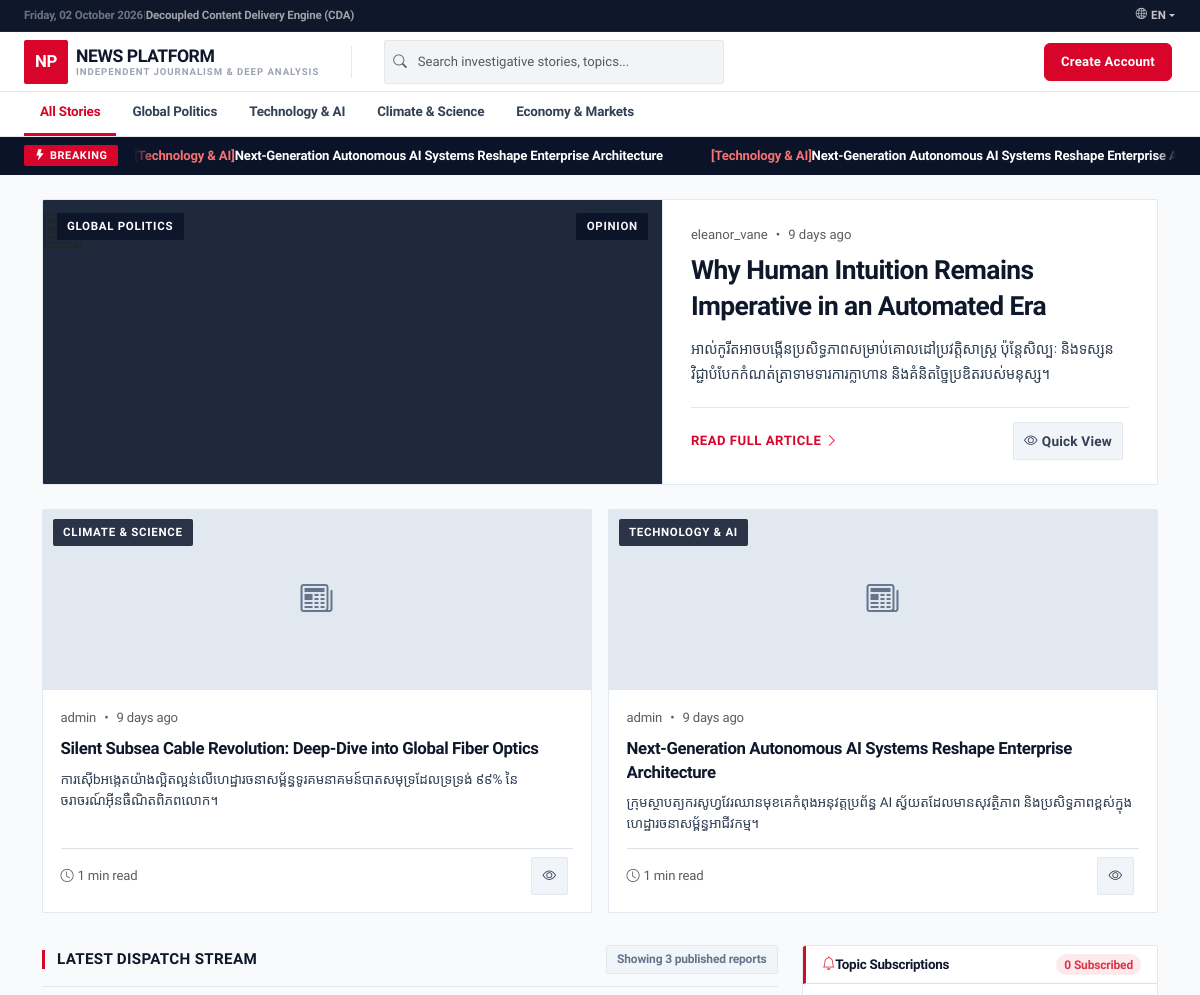
/ (upper part), run on an earlier commit of the app's database.
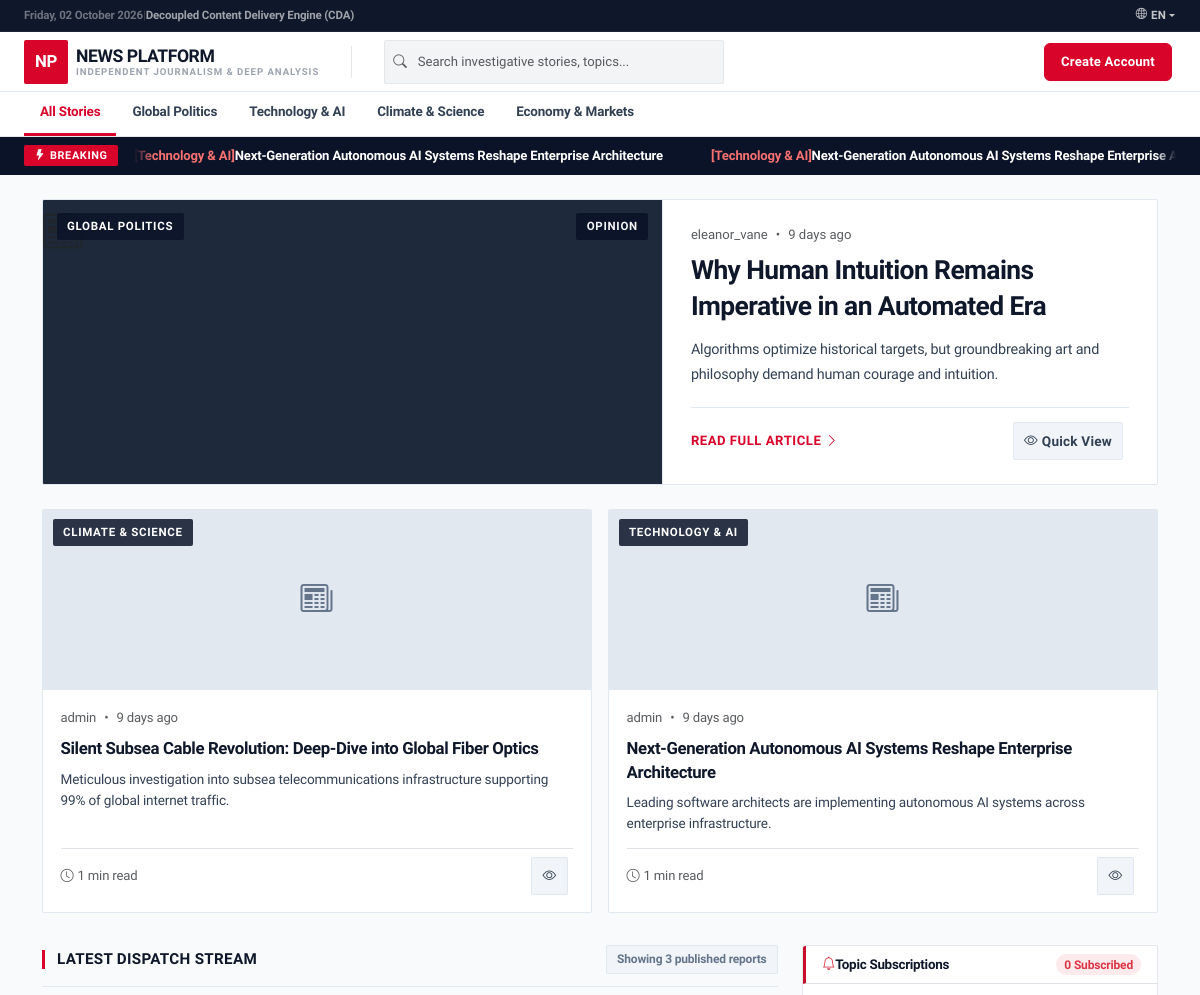
And on a later commit of the database.
### tables this page shows
CREATE TABLE IF NOT EXISTS `articles` (
  `id` INT AUTO_INCREMENT PRIMARY KEY,
  `title` VARCHAR(255) NOT NULL,
  `title_kh` VARCHAR(255) NULL,
  `title_en` VARCHAR(255) NULL,
  `slug` VARCHAR(255) NOT NULL UNIQUE,
  `summary` TEXT NOT NULL,
  `summary_kh` TEXT NULL,
  `summary_en` TEXT NULL,
  `content` LONGTEXT NOT NULL,
  `content_kh` LONGTEXT NULL,
  `content_en` LONGTEXT NULL,
  `featured_image` VARCHAR(500) NULL,
  `video_embed_url` VARCHAR(255) NULL,
  `audio_embed_url` VARCHAR(500) NULL,
  `gallery_images` TEXT NULL,
  `reference_url` VARCHAR(255) NULL,
  `reference_source_name` VARCHAR(150) NULL,
  `category_id` INT NOT NULL,
  `author_id` INT NOT NULL,
  `template_type` ENUM('standard', 'investigative', 'opinion') NOT NULL DEFAULT 'standard',
  `is_breaking` TINYINT(1) NOT NULL DEFAULT 0,
  `status` ENUM('draft', 'published', 'archived') NOT NULL DEFAULT 'draft',
  `views_count` INT NOT NULL DEFAULT 0,
  `published_at` DATETIME NULL,
  `created_at` DATETIME NOT NULL DEFAULT CURRENT_TIMESTAMP,
  FOREIGN KEY (`category_id`) REFERENCES `categories`(`id`) ON DELETE RESTRICT,
  FOREIGN KEY (`author_id`) REFERENCES `users`(`id`) ON DELETE CASCADE,
  INDEX `idx_articles_slug` (`slug`),
  INDEX `idx_articles_status` (`status`),
  INDEX `idx_articles_published_at` (`published_at`),
  INDEX `idx_articles_breaking` (`is_breaking`),
  INDEX `idx_articles_template` (`template_type`)
);

CREATE TABLE IF NOT EXISTS `categories` (
  `id` INT AUTO_INCREMENT PRIMARY KEY,
  `name` VARCHAR(100) NOT NULL,
  `slug` VARCHAR(100) NOT NULL UNIQUE,
  `description` VARCHAR(255) NULL,
  `created_at` DATETIME NOT NULL DEFAULT CURRENT_TIMESTAMP
);

CREATE TABLE IF NOT EXISTS `users` (
  `id` INT AUTO_INCREMENT PRIMARY KEY,
  `username` VARCHAR(50) NOT NULL UNIQUE,
  `email` VARCHAR(100) NOT NULL UNIQUE,
  `password_hash` VARCHAR(255) NOT NULL,
  `role` ENUM('admin', 'editor', 'reporter') NOT NULL DEFAULT 'reporter',
  `avatar_url` VARCHAR(255) NULL,
  `bio` TEXT NULL,
  `is_active` TINYINT(1) NOT NULL DEFAULT 1,
  `created_at` DATETIME NOT NULL DEFAULT CURRENT_TIMESTAMP,
  INDEX `idx_users_role` (`role`),
  INDEX `idx_users_active` (`is_active`)
);

### templates/views/home.php (the view, shortened to what the changed rows need)
<div class="homepage-wrapper">
    <div class="container homepage-body py-3 py-md-4">
        <?php if (empty($articles)) { ?>
            <div class="text-center py-5 bg-white border" style="border-radius:2px; margin-top:1.5rem;">
                <div class="mb-3" style="font-size:3rem; color:#d1d5db;"><i class="bi bi-newspaper"></i></div>
                <h3 class="fw-bold mb-2" style="color:#0f172a;"><?= __('no_articles_found') ?></h3>
                <p class="text-muted mb-4"><?= __('no_articles_desc') ?></p>
                <a href="<?= url('index.php') ?>" class="btn btn-danger px-4" style="border-radius:2px;">
                    <i class="bi bi-arrow-left me-2"></i><?= __('return_home') ?>
                </a>
            </div>
        <?php } else { ?>
            <?php
            $lead = null;
            $secondaryArticles = [];
            $feedArticles = $articles;
            if (empty($searchQuery) && empty($activeCategoryId) && $currentPage === 1 && count($articles) > 0) {
                $lead = $articles[0];
                if (count($articles) >= 3) {
                    $secondaryArticles = array_slice($articles, 1, 2);
                    $feedArticles = array_slice($articles, 3);
                } else {
                    $feedArticles = array_slice($articles, 1);
                }
            }
            if (!empty($lead)) {
                $leadData = htmlspecialchars(json_encode([
                    'id' => $lead['id'],
                    'title' => article_title($lead['title']),
                    'title_kh' => article_title($lead['title'], 'kh'),
                    'title_en' => article_title($lead['title'], 'en'),
                    'summary' => article_summary($lead['summary']),
                    'summary_kh' => article_summary($lead['summary'], 'kh'),
                    'summary_en' => article_summary($lead['summary'], 'en'),
                    'category' => cat_name($lead['category_name']),
                    'category_kh' => cat_name($lead['category_name'], 'kh'),
                    'category_en' => cat_name($lead['category_name'], 'en'),
                    'author' => $lead['author_name'],
                    'date' => \App\Core\TemplateEngine::formatDate($lead['published_at']),
                    'time_ago' => \App\Core\TemplateEngine::timeAgo($lead['published_at']),
                    'reading_time' => $lead['reading_time'] ?? '3 min read',
                    'views' => number_format((int)$lead['views_count']),
                    'image' => image_url($lead['featured_image'] ?? ''),
                    'url' => url('article.php?slug=' . urlencode($lead['slug']))
                ]), ENT_QUOTES, 'UTF-8');
            }
            ?>
            <?php if (!empty($lead)) { ?>
                <div class="lead-article-card mb-4">
                    <div class="lead-article-image position-relative overflow-hidden" style="background:#0f172a;">
                        <?php if (!empty($lead['featured_image'])) { ?>
                            <div class="d-none align-items-center justify-content-center h-100 w-100 fs-1 text-muted"
                                style="background:#1e293b;">
                                <i class="bi bi-newspaper"></i>
                            </div>
                        <?php } ?>
                        <div class="lead-badge-left">
                            <span class="lead-badge-pill bg-dark-pill"><?= e(cat_name($lead['category_name'])) ?></span>
                        </div>
                        <div class="lead-badge-right">
                            <span class="lead-badge-pill tmpl-badge-<?= e($lead['template_type']) ?>">
                                <?= mb_strtoupper(e(tmpl_name($lead['template_type']))) ?>
                            </span>
                        </div>
                    </div>
                    <div class="lead-article-body">
                        <div class="lead-meta-top d-flex align-items-center gap-2 mb-2 text-xs text-muted">
                            <span><?= e($lead['author_name']) ?></span>
                            <span>&bull;</span>
                            <span><?= \App\Core\TemplateEngine::timeAgo($lead['published_at']) ?></span>
                        </div>
                        <h2 class="lead-article-title">
                            <a href="<?= url('article.php?slug=' . urlencode($lead['slug'])) ?>">
                                <?= e(article_title($lead['title'])) ?>
                            </a>
                        </h2>
                        <p class="lead-article-summary"><?= e(article_summary($lead['summary'])) ?></p>
                        <div class="lead-article-footer d-flex align-items-center justify-content-between w-100">
                            <a href="<?= url('article.php?slug=' . urlencode($lead['slug'])) ?>" class="lead-read-link">
                                <?= __('read_full_article') ?> <i class="bi bi-chevron-right"></i>
                            </a>
                            <div class="d-flex align-items-center gap-2 ms-auto">
                                <button type="button" class="btn btn-quick-view btn-sm qv-trigger-btn" data-article='<?= $leadData ?>'>
                                    <i class="bi bi-eye me-1"></i><?= __('quick_view') ?? 'Quick View' ?>
                                </button>
                            </div>
                        </div>
                    </div>
                </div>
            <?php } ?>
            <?php if (!empty($secondaryArticles)) { ?>
                <div class="secondary-featured-grid">
                    <?php foreach ($secondaryArticles as $sItem) { ?>
                        <?php
                        $sData = htmlspecialchars(json_encode([
                            'id' => $sItem['id'],
                            'title' => article_title($sItem['title']),
                            'title_kh' => article_title($sItem['title'], 'kh'),
                            'title_en' => article_title($sItem['title'], 'en'),
                            'summary' => article_summary($sItem['summary']),
                            'summary_kh' => article_summary($sItem['summary'], 'kh'),
                            'summary_en' => article_summary($sItem['summary'], 'en'),
                            'category' => cat_name($sItem['category_name']),
                            'category_kh' => cat_name($sItem['category_name'], 'kh'),
                            'category_en' => cat_name($sItem['category_name'], 'en'),
                            'author' => $sItem['author_name'],
                            'date' => \App\Core\TemplateEngine::formatDate($sItem['published_at']),
                            'time_ago' => \App\Core\TemplateEngine::timeAgo($sItem['published_at']),
                            'reading_time' => $sItem['reading_time'] ?? '3 min read',
                            'views' => number_format((int)$sItem['views_count']),
                            'image' => image_url($sItem['featured_image'] ?? ''),
                            'url' => url('article.php?slug=' . urlencode($sItem['slug']))
                        ]), ENT_QUOTES, 'UTF-8');
                        ?>
                        <div class="secondary-grid-card">
                            <div class="secondary-grid-thumb position-relative overflow-hidden" style="background:#f1f5f9;">
                                <?php if (!empty($sItem['featured_image'])) { ?>
                                    <div class="cna-feed-thumb-empty" style="display:none; width:100%; height:100%; align-items:center; justify-content:center; background:#e2e8f0; color:#64748b;">
                                        <i class="bi bi-newspaper fs-2"></i>
                                    </div>
                                <?php } else { ?>
                                    <div class="cna-feed-thumb-empty d-flex align-items-center justify-content-center w-100 h-100" style="background:#e2e8f0; color:#64748b;">
                                        <i class="bi bi-newspaper fs-2"></i>
                                    </div>
                                <?php } ?>
                                <span class="lead-badge-pill bg-dark-pill position-absolute" style="top:0.6rem; left:0.6rem; z-index:3;">
                                    <?= e(cat_name($sItem['category_name'])) ?>
                                </span>
                            </div>
                            <div class="secondary-grid-body">
                                <div class="d-flex align-items-center gap-2 mb-2 text-xs text-muted">
                                    <span><?= e($sItem['author_name']) ?></span>
                                    <span>&bull;</span>
                                    <span><?= \App\Core\TemplateEngine::timeAgo($sItem['published_at']) ?></span>
                                </div>
                                <h3 class="secondary-grid-title">
                                    <a href="<?= url('article.php?slug=' . urlencode($sItem['slug'])) ?>">
                                        <?= e(article_title($sItem['title'])) ?>
                                    </a>
                                </h3>
                                <p class="secondary-grid-summary"><?= e(article_summary($sItem['summary'])) ?></p>
                                <div class="d-flex align-items-center justify-content-between mt-auto pt-2 border-top">
                                    <span class="text-xs text-muted">
                                        <i class="bi bi-clock me-1"></i><?= e($sItem['reading_time'] ?? '3 min read') ?>
                                    </span>
                                    <div class="d-flex align-items-center gap-1.5">
                                        <button type="button" class="btn btn-quick-view btn-sm qv-trigger-btn" data-article='<?= $sData ?>'>
                                            <i class="bi bi-eye"></i>
                                        </button>
                                    </div>
                                </div>
                            </div>
                        </div>
                    <?php } ?>
                </div>
            <?php } ?>
            <div class="row g-4">
                <div class="col-lg-8">
                    <div class="feed-section-header">
                        <div class="feed-section-title">
                            <h3><?= __('latest_stream') ?></h3>
                        </div>
                        <span class="feed-count-badge">
                            <?= __('showing_reports', ['count' => !empty($noSearchResults) ? count($feedArticles) : $totalCount]) ?>
                        </span>
                    </div>
                </div>
                <div class="col-lg-4">
                    <?php include __DIR__ . '/../components/sidebar.php'; ?>
                </div>
            </div>
        <?php } ?>
    </div>
</div>

### templates/layouts/header-public.php (shortened to what the changed rows need)
<?php
require_once __DIR__ . '/../../src/Core/helpers.php';
$currentLang = $_SESSION['lang'] ?? 'en';
?>
<!DOCTYPE html>
<html lang="<?= e($currentLang) ?>">
<head>
    <link href="https://cdn.jsdelivr.net/npm/bootstrap@5.3.2/dist/css/bootstrap.min.css" rel="stylesheet">
    <link rel="stylesheet" href="https://cdn.jsdelivr.net/npm/bootstrap-icons@1.11.1/font/bootstrap-icons.css">
    <link rel="stylesheet" href="<?= url('assets/css/style.css') ?>">
</head>
<body class="d-flex flex-column min-vh-100">
    <?php
    if (!empty($breakingNews)) {
    ?>
        <div class="breaking-ticker-bar py-2">
            <div class="container-fluid px-3 px-md-4 d-flex align-items-center gap-3">
                <div class="ticker-wrapper flex-grow-1 overflow-hidden">
                    <div class="ticker-track">
                        <div class="ticker-content d-inline-flex align-items-center">
                            <?php foreach ($breakingNews as $bItem) { ?>
                                <a href="<?= url('article.php?slug=' . urlencode($bItem['slug'])) ?>"
                                    class="text-white text-decoration-none fw-semibold me-5 text-nowrap ticker-link">
                                    <span
                                        style="color:#f87171; font-weight:700;">[<?= e(cat_name($bItem['category_name'])) ?>]</span>
                                    <?= e(article_title($bItem['title'])) ?>
                                </a>
                            <?php } ?>
                        </div>
                        <div class="ticker-content d-inline-flex align-items-center" aria-hidden="true">
                            <?php foreach ($breakingNews as $bItem) { ?>
                                <a href="<?= url('article.php?slug=' . urlencode($bItem['slug'])) ?>"
                                    class="text-white text-decoration-none fw-semibold me-5 text-nowrap ticker-link">
                                    <span
                                        style="color:#f87171; font-weight:700;">[<?= e(cat_name($bItem['category_name'])) ?>]</span>
                                    <?= e(article_title($bItem['title'])) ?>
                                </a>
                            <?php } ?>
                        </div>
                    </div>
                </div>
            </div>
        </div>
    <?php } ?>
    <main class="flex-grow-1" style="background:#f9f9f9;">

What changed in the data, as far as the page shows it:
changed articles "Next-Generation Autonomous AI Systems Reshape Enterprise Architecture": summary "ក្រុមស្ថាបត្យករសូហ្វវែរឈានមុខគេកំពុងអនុវត្តប្រព័ន្ធ AI ស្វ័យតដែលមានសុវត្ថិភាព និងប្រសិទ្ធភាពខ្ពស់ក្នុងហេដ្ឋារចនាសម្ព័ន្ធអាជីវកម្ម។" → "Leading software architects are implementing autonomous AI systems across enterprise infrastructure."
changed articles "Why Human Intuition Remains Imperative in an Automated Era": summary "អាល់កូរីតអាចបង្កើនប្រសិទ្ធភាពសម្រាប់គោលដៅប្រវត្តិសាស្ត្រ ប៉ុន្តែសិល្បៈ និងទស្សនវិជ្ជាបំបែកកំណត់ត្រាទាមទារការក្លាហាន និងគំនិតច្នៃប្រឌិតរបស់មនុស្ស។" → "Algorithms optimize historical targets, but groundbreaking art and philosophy demand human courage and intuition."
changed articles "Silent Subsea Cable Revolution: Deep-Dive into Global Fiber Optics": summary "ការស៊ើbអង្កេតយ៉ាងល្អិតល្អន់លើហេដ្ឋារចនាសម្ព័ន្ធទូរគមនាគមន៍បាតសមុទ្រដែលទ្រទ្រង់ ៩៩% នៃចរាចរណ៍អ៊ីនធឺណិតពិភពលោក។" → "Meticulous investigation into subsea telecommunications infrastructure supporting 99% of global internet traffic."
